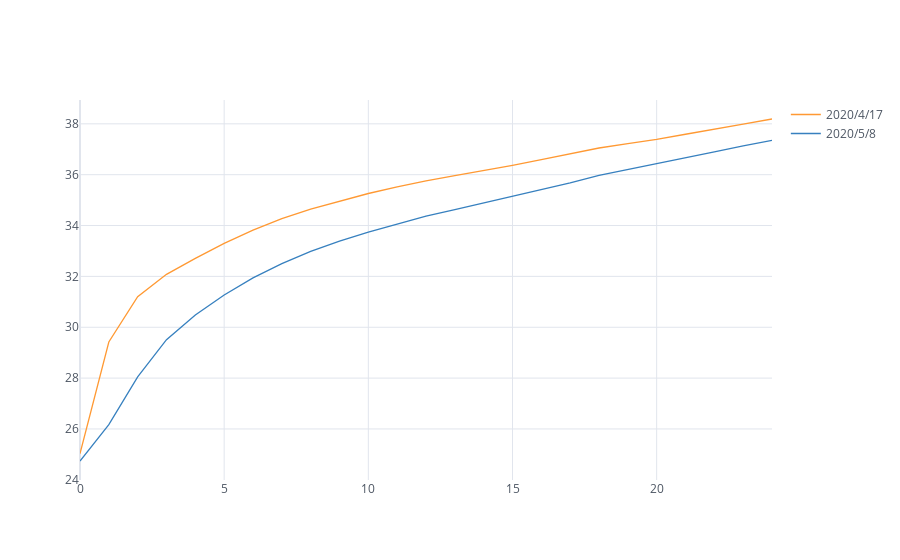

This figure's notebook cell:
### Code cell
F_CL_Curv_3.iloc[:,1::2].iplot()

### Figure 1 — Plotly figure (JSON) as saved in the notebook; plotly's stock layout.template omitted (floating-point values rounded to 4 significant figures)
{"data": [{"line": {"color": "rgba(255, 153, 51, 1.0)", "dash": "solid", "shape": "linear", "width": 1.3}, "mode": "lines", "name": "2020/4/17", "text": "", "type": "scatter", "x": [0, 1, 2, 3, 4, 5, 6, 7, 8, 9, 10, 11, 12, 13, 14, 15, 16, 17, 18, 19, 20, 21, 22, 23, 24], "y": [25.03, 29.42, 31.2, 32.08, 32.71, 33.3, 33.82, 34.27, 34.65, 34.95, 35.26, 35.52, 35.76, 35.96, 36.16, 36.37, 36.59, 36.82, 37.05, 37.22, 37.39, 37.59, 37.78, 37.99, 38.19]}, {"line": {"color": "rgba(55, 128, 191, 1.0)", "dash": "solid", "shape": "linear", "width": 1.3}, "mode": "lines", "name": "2020/5/8", "text": "", "type": "scatter", "x": [0, 1, 2, 3, 4, 5, 6, 7, 8, 9, 10, 11, 12, 13, 14, 15, 16, 17, 18, 19, 20, 21, 22, 23, 24], "y": [24.74, 26.17, 28.05, 29.51, 30.48, 31.27, 31.94, 32.5, 32.98, 33.39, 33.74, 34.07, 34.37, 34.63, 34.89, 35.14, 35.4, 35.68, 35.97, 36.21, 36.43, 36.66, 36.9, 37.13, 37.35]}], "layout": {"legend": {"bgcolor": "#FFFFFF", "font": {"color": "#4D5663"}}, "paper_bgcolor": "#FFFFFF", "plot_bgcolor": "#FFFFFF", "title": {"font": {"color": "#4D5663"}}, "xaxis": {"gridcolor": "#E1E5ED", "showgrid": true, "tickfont": {"color": "#4D5663"}, "title": {"font": {"color": "#4D5663"}, "text": ""}, "zerolinecolor": "#E1E5ED"}, "yaxis": {"gridcolor": "#E1E5ED", "showgrid": true, "tickfont": {"color": "#4D5663"}, "title": {"font": {"color": "#4D5663"}, "text": ""}, "zerolinecolor": "#E1E5ED"}}}
